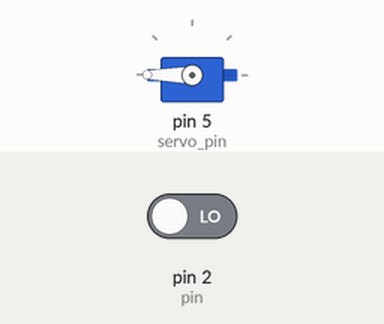
The sketch below on a simulated Arduino Uno, built with avr-gcc and run on an emulated ATmega328P. On the bench: servo. The inputs (shaded band) are chosen by the test bench; at power-on: pin 2 (pin) LOW.

Above: at 1.1 s.
At 2.1 s:
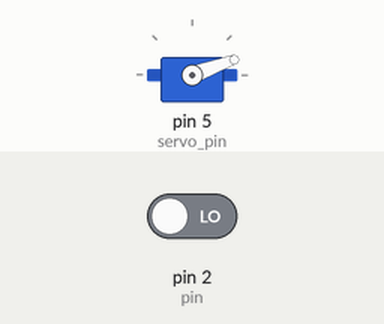
At 20.1 s:
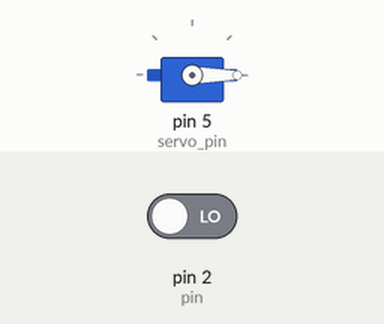
Timing chart, 0 to 21.6 s (numbered marks = the images above):
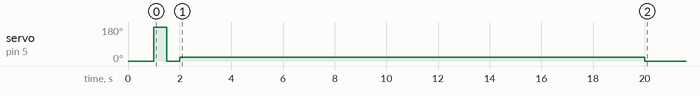

Measured:
- by itself, servo on pin 5 (servo_pin): 0° → 180° at 1.0 s, → 0° 0.50 s later, → 20° 0.50 s later, → 0° 18.0 s later

The sketch:

Pole_Test.ino
```cpp
#include <Arduino.h>
#include <Servo.h>

int enc1_count = 0;
int enc1_val = 0;
int enc1_hold = 0;
int pin = 2;
int test;

const int servo_pin = 5; //Set servo pin
Servo esc;

void setup() {
    esc.attach(servo_pin); //ESC needs a low high low signal to turn on
    esc.write(0);
    delay(1000);
    esc.write(180);
    delay(500);
    esc.write(0);
    delay(500);

  pinMode(pin, INPUT);
  Serial.begin(9600);
}

void loop() {
  enc1_val = digitalRead(pin);

  if (enc1_val) { /*Setup counter to measure velocity - Note that we need a sampling rate of minimum 15000 rpm = 250 rps = 1750 poles per second */
      if (enc1_hold == 0) {
        enc1_hold = 1;
        enc1_count++;

        if (enc1_count >= 100) {
          test = millis();
          Serial.println(test);
//          velocity = (enc1_count*60000/(7*(millis())));
          enc1_count = 0;
        }
      }
    }
    else {
      enc1_hold = 0;
    }

  if (millis() < 20000) {
    esc.write(20);
  }
  else {
    esc.write(0);
  }
}
```
